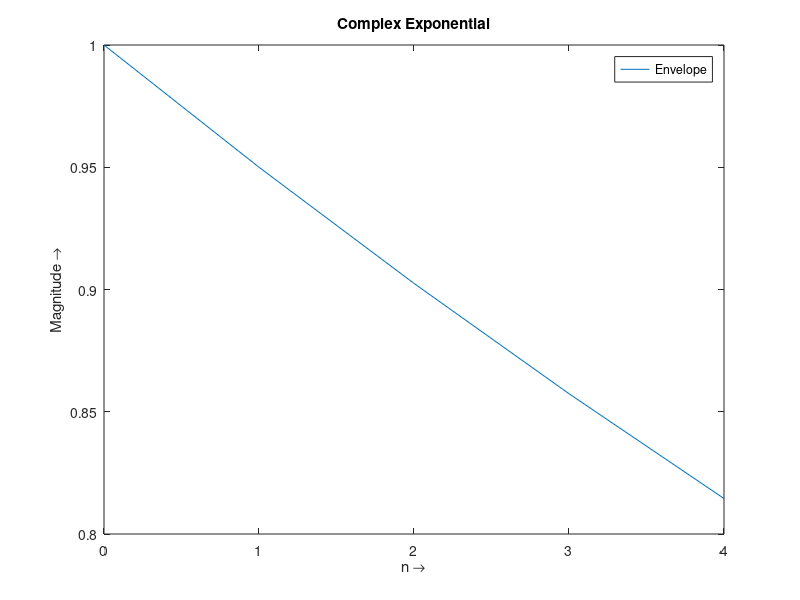
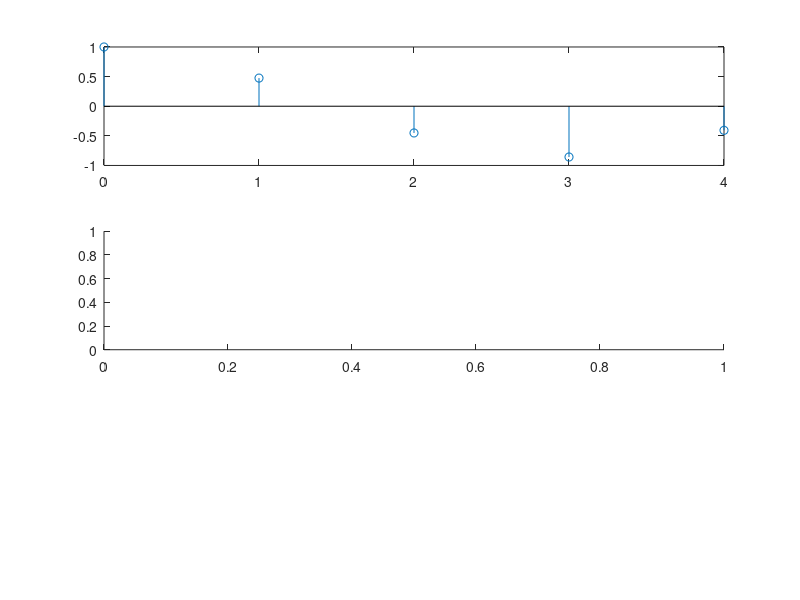

MATLAB code to generate these figures, in order: (Note: this script raises an error after producing the figures.)

N = input("Introduza um tamanho para o vetor de números (N > 30): ");
#printf("O valor é: %d\n", N);
n = [0:N-1];
alpha = .95*exp(j*pi/3);
h = alpha.^n;

plot(n, abs(h));
xlabel('n \rightarrow');
ylabel('Magnitude \rightarrow');
legend("Envelope");
title("Complex Exponential");

#sinal x[n] = u[n-20] - u[n-30] --> tamanho total do vetor = N
x = [zeros(1, 20) ones(1, 10) zeros(1, N-30)];

figure(2);
subplot(3, 1, 1);
stem(n, real(h));

subplot(3, 1, 2);
stem(n, x);

y = conv(x, real(h));
disp("Convolution complete.");

subplot(3, 1, 3);
stem(n, y(1:N), 'mp');

disp(length(y));